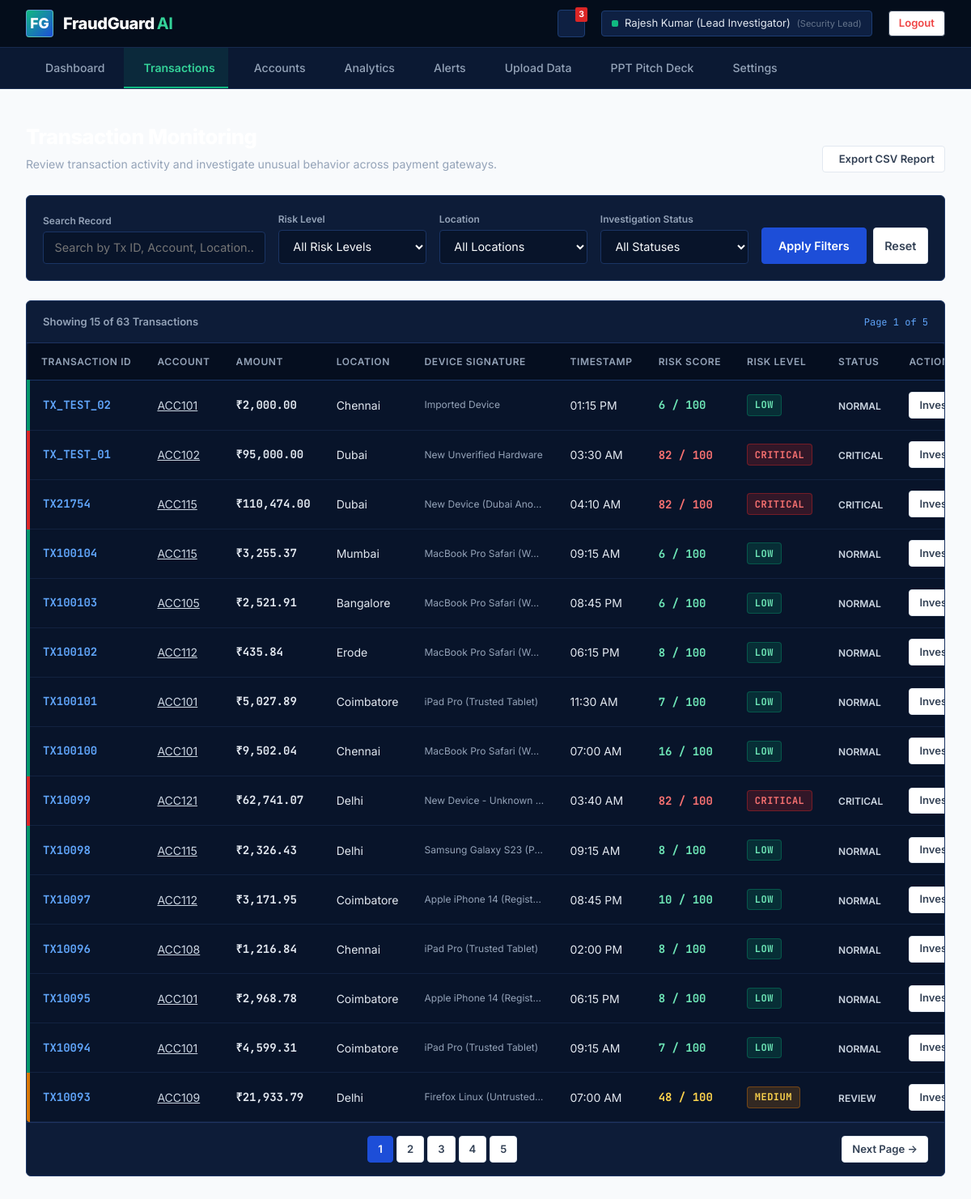
The app's page /transactions (signed in), older data.
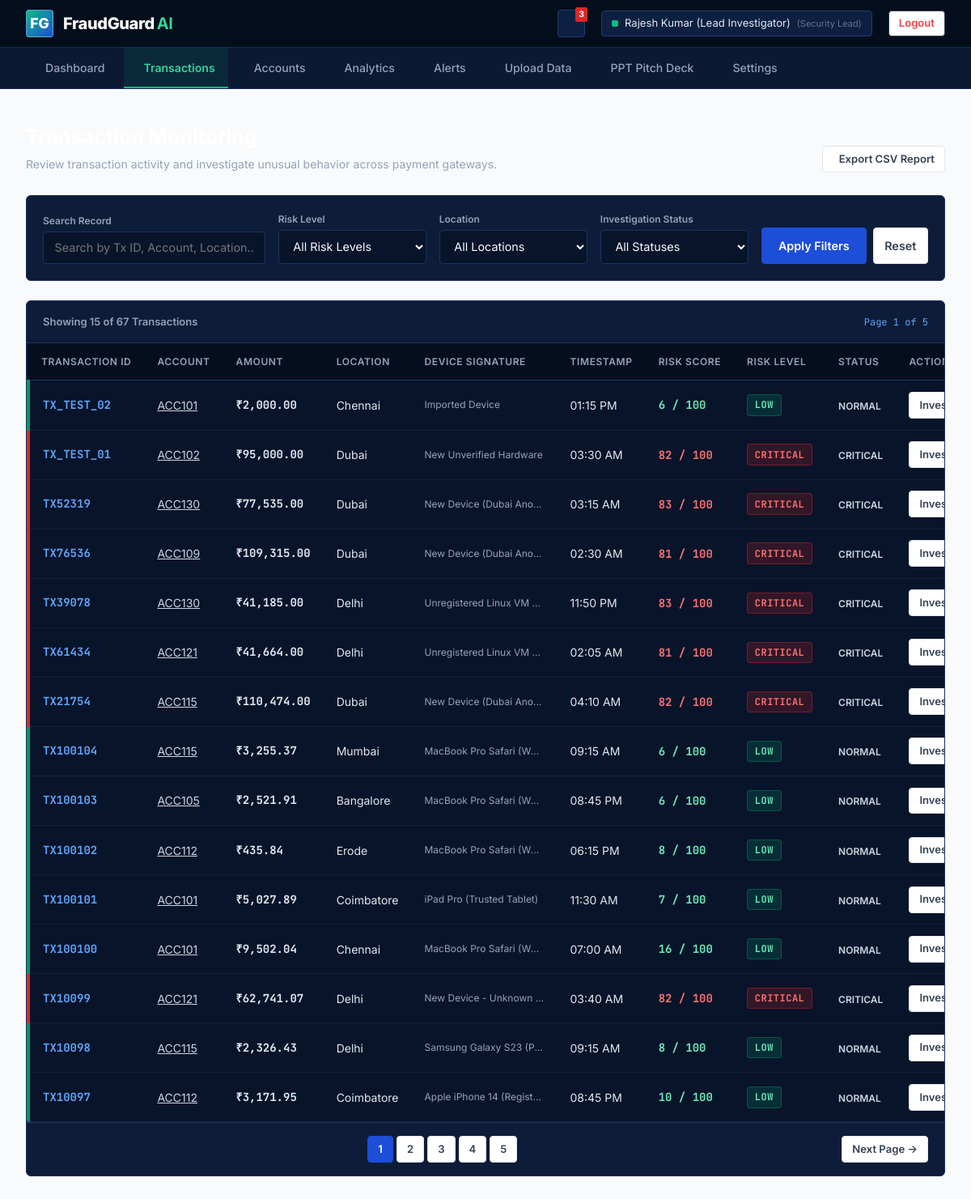
The same page, newer data.
### tables this page shows
CREATE TABLE transactions (
            id INTEGER PRIMARY KEY AUTOINCREMENT,
            transaction_id TEXT UNIQUE NOT NULL,
            account_id TEXT NOT NULL,
            recipient_account_id TEXT,
            amount REAL NOT NULL,
            avg_amount REAL NOT NULL,
            location TEXT NOT NULL,
            time_str TEXT NOT NULL,
            device TEXT NOT NULL,
            new_device INTEGER DEFAULT 0,
            transactions_10min INTEGER DEFAULT 1,
            rule_score INTEGER DEFAULT 0,
            ml_score INTEGER DEFAULT 0,
            risk_score INTEGER DEFAULT 0,
            risk_level TEXT DEFAULT 'LOW',
            status TEXT DEFAULT 'NORMAL',
            flagged_reasons TEXT DEFAULT '[]',
            created_at TIMESTAMP DEFAULT CURRENT_TIMESTAMP
        );

### app.py (the view)
@app.route('/transactions')
@login_required
def transactions_view():
    risk_filter = request.args.get('risk', 'ALL')
    location_filter = request.args.get('location', 'ALL')
    status_filter = request.args.get('status', 'ALL')
    search_query = request.args.get('search', '')
    page = int(request.args.get('page', 1))
    per_page = 15
    offset = (page - 1) * per_page
    tx_list, total_count = get_all_transactions(
        limit=per_page,
        offset=offset,
        filter_risk=risk_filter,
        filter_location=location_filter,
        filter_status=status_filter,
        search=search_query
    )
    total_pages = max(1, (total_count + per_page - 1) // per_page)
    return render_template(
        'transactions.html',
        transactions=tx_list,
        total_count=total_count,
        page=page,
        total_pages=total_pages,
        risk_filter=risk_filter,
        location_filter=location_filter,
        status_filter=status_filter,
        search_query=search_query
    )

### app.py (called while the page is built)
def login_required(f):
    @wraps(f)
    def decorated_function(*args, **kwargs):
        if 'user_id' not in session:
            if request.is_json or request.path.startswith('/api/'):
                return jsonify({'success': False, 'message': 'Authentication required. Please log in.'}), 401
            return redirect(url_for('login_view', next=request.url))
        return f(*args, **kwargs)
    return decorated_function

### database.py (called while the page is built)
def get_db_connection():
    os.makedirs(os.path.dirname(DB_PATH), exist_ok=True)
    conn = sqlite3.connect(DB_PATH, timeout=30.0)
    conn.row_factory = sqlite3.Row
    return conn

### templates/transactions.html (shortened to what the changed rows need)
{% extends "base.html" %}
{% block content %}
<div class="app-main-content">
    <div style="margin-bottom: 1.75rem; display: flex; justify-content: space-between; align-items: flex-end;">
        <div>
            <h1 style="font-size: 1.6rem; font-weight: 800; color: #FFFFFF; letter-spacing: -0.02em;">
            </h1>
        </div>
    </div>
    <div class="panel-card" style="padding: 0;">
        <div style="padding: 1rem 1.25rem; border-bottom: 1px solid #1E3360; display: flex; justify-content: space-between; align-items: center;">
            <span style="font-size: 13px; color: #94A3B8; font-weight: 600;">
                Showing {{ transactions|length }} of {{ total_count }} Transactions
            </span>
            <span class="mono" style="font-size: 12px; color: #60A5FA;">
                Page {{ page }} of {{ total_pages }}
            </span>
        </div>
        <div class="table-responsive-container" style="border: none;">
            <table class="fraud-table">
                <thead>
                    <tr>
                        <th>Transaction ID</th>
                        <th>Account</th>
                        <th>Amount</th>
                        <th>Location</th>
                        <th>Device Signature</th>
                        <th>Timestamp</th>
                        <th>Risk Score</th>
                        <th>Risk Level</th>
                        <th>Status</th>
                        <th>Action</th>
                    </tr>
                </thead>
                <tbody>
                    {% for tx in transactions %}
                    <tr class="risk-{{ tx.risk_level.lower() }}">
                        <td style="font-weight: 700; font-family: 'JetBrains Mono', monospace; color: #60A5FA;">
                            {{ tx.transaction_id }}
                        </td>
                        <td>
                            <a href="{{ url_for('account_details_view', account_id=tx.account_id) }}" style="color: #CBD5E1; text-decoration: underline;">
                                {{ tx.account_id }}
                            </a>
                        </td>
                        <td style="font-weight: 700; font-family: 'JetBrains Mono', monospace;">
                            ₹{{ "{:,.2f}".format(tx.amount) }}
                        </td>
                        <td>{{ tx.location }}</td>
                        <td style="font-size: 12px; color: #94A3B8; max-width: 180px; overflow: hidden; text-overflow: ellipsis;">
                            {{ tx.device }}
                        </td>
                        <td>{{ tx.time_str }}</td>
                        <td>
                            <span class="mono" style="font-weight: 700; color: {% if tx.risk_score >= 81 %}#F87171{% elif tx.risk_score >= 61 %}#FB923C{% elif tx.risk_score >= 31 %}#FCD34D{% else %}#6EE7B7{% endif %};">
                                {{ tx.risk_score }} / 100
                            </span>
                        </td>
                        <td>
                            <span class="risk-tag {{ tx.risk_level.lower() }}">{{ tx.risk_level }}</span>
                        </td>
                        <td>
                            <span style="font-size: 12px; font-weight: 600; color: #CBD5E1;">{{ tx.status }}</span>
                        </td>
                        <td>
                            <a href="{{ url_for('transaction_details_view', tx_id=tx.transaction_id) }}" class="btn btn-secondary btn-sm">
                                Investigate &rarr;
                            </a>
                        </td>
                    </tr>
                    {% else %}
                    <tr>
                        <td colspan="10" style="text-align: center; padding: 2rem; color: #94A3B8;">
                            No transactions found matching the applied filter criteria.
                        </td>
                    </tr>
                    {% endfor %}
                </tbody>
            </table>
        </div>
        {% if total_pages > 1 %}
        <div style="padding: 1rem 1.25rem; border-top: 1px solid #1E3360; display: flex; justify-content: space-between; align-items: center;">
            <div style="display: flex; gap: 4px;">
                {% for p in range(1, total_pages + 1) %}
                <a href="{{ url_for('transactions_view', page=p, risk=risk_filter, location=location_filter, status=status_filter, search=search_query) }}" class="btn btn-sm {% if p == page %}btn-primary{% else %}btn-secondary{% endif %}" style="min-width: 32px;">
                    {{ p }}
                </a>
                {% endfor %}
            </div>
        </div>
        {% endif %}
    </div>
</div>
{% endblock %}

Row changes from the older to the newer data that the page shows:
no longer on this page (row unchanged): transactions: transaction_id "TX10096", account_id "ACC108", amount "1,216.84", location "Chennai", device "iPad Pro (Trusted Tablet)", time_str "02:00 PM", risk_score "8", risk_level "LOW", status "NORMAL"
no longer on this page (row unchanged): transactions: transaction_id "TX10095", account_id "ACC101", amount "2,968.78", location "Coimbatore", device "Apple iPhone 14 (Regist…", time_str "06:15 PM", risk_score "8", risk_level "LOW", status "NORMAL"
no longer on this page (row unchanged): transactions: transaction_id "TX10094", account_id "ACC101", amount "4,599.31", location "Coimbatore", device "iPad Pro (Trusted Tablet)", time_str "09:15 AM", risk_score "7", risk_level "LOW", status "NORMAL"
no longer on this page (row unchanged): transactions: transaction_id "TX10093", account_id "ACC109", amount "21,933.79", location "Delhi", device "Firefox Linux (Untrusted…", time_str "07:00 AM", risk_score "48", risk_level "MEDIUM", status "REVIEW"
added transactions: transaction_id "TX52319", account_id "ACC130", amount "77,535.00", location "Dubai", device "New Device (Dubai Ano…", time_str "03:15 AM", risk_score "83", risk_level "CRITICAL", status "CRITICAL"
added transactions: transaction_id "TX76536", account_id "ACC109", amount "109,315.00", location "Dubai", device "New Device (Dubai Ano…", time_str "02:30 AM", risk_score "81", risk_level "CRITICAL", status "CRITICAL"
added transactions: transaction_id "TX39078", account_id "ACC130", amount "41,185.00", location "Delhi", device "Unregistered Linux VM…", time_str "11:50 PM", risk_score "83", risk_level "CRITICAL", status "CRITICAL"
added transactions: transaction_id "TX61434", account_id "ACC121", amount "41,664.00", location "Delhi", device "Unregistered Linux VM…", time_str "02:05 AM", risk_score "81", risk_level "CRITICAL", status "CRITICAL"
Text that changed along with them:
{{ total_count }}: "63" → "67"
